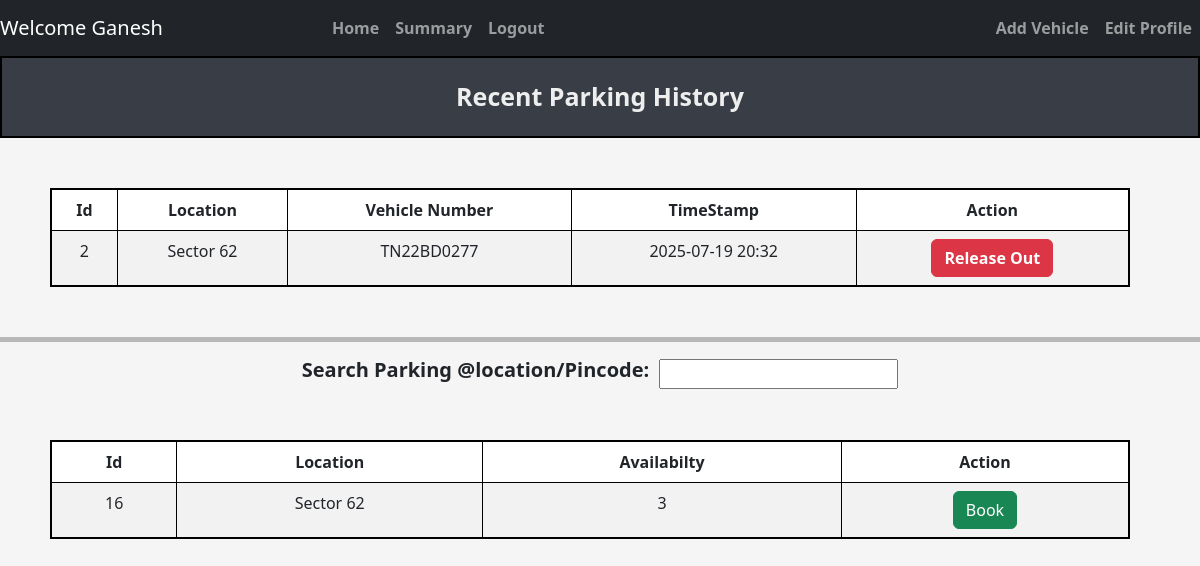
Screenshot of /user/dashboard (signed in) with the database file from the repository.
### tables this page shows
CREATE TABLE Reserve_Parking_Spot (
                spot_id INTEGER NOT NULL,
                lot_id INTEGER NOT NULL,
                user_id INTEGER NOT NULL,
                vehicle_number TEXT NOT NULL,
                parking_timestamp DATETIME NOT NULL,
                leaving_timestamp DATETIME,
                parking_cost REAL,

                FOREIGN KEY (lot_id)  REFERENCES ParkingLot(lot_id)
                FOREIGN KEY (spot_id) REFERENCES ParkingSpots(spot_id),
                FOREIGN KEY (user_id) REFERENCES USERS(Id)
                );

CREATE TABLE ParkingLot (
            lot_id INTEGER PRIMARY KEY AUTOINCREMENT,
            location_name TEXT NOT NULL,
            address TEXT NOT NULL,
            pincode TEXT NOT NULL,
            price INTEGER NOT NULL, 
            maxSpots INTEGER NOT NULL
        );

### controllers/user_controller.py (the view)
@user.route("/user/dashboard",methods = ['GET','POST'])
def dashboard():
    user_id = session['user_id']
    user_parking_data = getReserveParkingSpotData(user_id)
    availability_data = get_availability_data()
    print(user_parking_data)
    print(availability_data)
    return render_template("dashboard/user_dashboard.html",availability_data=availability_data, user_parking_data = user_parking_data)

### models/parking_lot.py (called while the page is built)
def get_availability_data():
    connection = sqlite3.connect(DATABASE_PARKING)
    cur = connection.cursor()
    cur.execute(
            '''
                select
                pl.lot_id,
                pl.address,
                Count(Case WHEN ps.status = 'A' THEN 1 END) As availabilty
                from ParkingLot PL
                Left Join
                ParkingSpots PS ON PL.lot_id = PS.lot_id
                Group By
                PL.lot_id,PL.address
            '''
            )
    result = cur.fetchall()
    connection.commit()
    connection.close()
    return result

def getReserveParkingSpotData(user_id):
    connection = sqlite3.connect(DATABASE_PARKING)
    cur = connection.cursor()
    print(user_id)
    cur.execute('''
                    select rp.spot_id,
                        pl.address AS location_name,
                        rp.vehicle_number,
                        rp.parking_timestamp,
                        ps.status
                        from Reserve_Parking_Spot rp
                    JOIN
                        ParkingLot pl on pl.lot_id = rp.lot_id
                    JOIN
                        ParkingSpots ps on rp.spot_id = ps.spot_id AND rp.lot_id = ps.lot_id
                    where
                        rp.user_id = (?)
                ''',(user_id,)
                )
    result = cur.fetchall()
    connection.commit()
    connection.close()
    return result

### templates/dashboard/user_dashboard.html (shortened to what this page needs)
{% extends "navbar.html" %}
{% block content %}
    <div class="title"> Recent Parking History </div>
        <table style="text-align: center;" class="table table-striped table-css table-bordered ">
                <thead>
                    <tr>
                    <th scope="col">Id</th>
                    <th scope="col">Location</th>
                    <th scope="col">Vehicle Number</th>
                    <th scope="col">TimeStamp</th>
                    <th scope="col">Action</th>
                    </tr>
                </thead>
                <tbody>
                    {% for parking in user_parking_data %}
                        <tr>
                            <td scope="row">{{ parking[0] }}</td>
                            <td>{{ parking[1] }}</td>
                            <td>{{ parking[2] }}</td>
                            <td>{{ parking[3] }}</td>
                            {% if parking[4] == 'O' %}
                                <td>
                                    <form>
                                        <button type="submit" class="btn btn-danger"><b> Release Out </b></button></td>
                            {% else %}
                                <td><button type="submit" class="btn btn-success"><b> Parked Out </b></button></td>
                            {% endif %}
                        </tr>
                    {% endfor %}
                </tbody>
        </table>
        <hr style="height: 5px; background-color: black; border: none;">
        <div class="center-wrapper">
            <div class = "search_location">
                <span>
                    <h5><b>Search Parking @location/Pincode: </b></h5>
                    <input type="text" id="searchInput" onkeyup="filterTable()">
                </span>
            </div>
        </div>
        <table id="dataTable" style="text-align: center;" class="table table-striped table-css table-bordered ">
                <thead>
                    <tr>
                        <th scope="col">Id</th>
                        <th scope="col">Location</th>
                        <th scope="col">Availabilty</th>
                        <th scope="col">Action</th>
                    </tr>
                </thead>
                <tbody>
                    {% for lot in availability_data %}
                        <tr>
                            <td scope="row">{{ lot[0] }}</td>
                            <td>{{ lot[1] }}</td>
                            <td>{{ lot[2] }}</td>
                            <td>
                                <form method="POST" action="{{ url_for ('user.bookSpot') }}">
                                    <button type="submit" class="btn btn-success"> Book </button>
                                </form>
                        </tr>
                    {% endfor %}
                </tbody>
            </table>
{% endblock %}

### static/css/style.css (style rules this page uses)
body { background-color: #f5f5f5; justify-content: center; }
.title { background-color: #393E46; border: 2px solid black; text-align: center; padding: 20px; font-weight: bold; font-size: 25px; margin-bottom: 20px; color: #EEEEEE; }
.table-css { margin: 50px; justify-content: center; width: 90vw; border: 2px solid black; }
.search_location span { display: flex; align-items: center; gap: 10px; }
.center-wrapper { display: flex; justify-content: center; align-items: center; }

### rows the page displays
Reserve_Parking_Spot: spot "2", address "Sector 62", vehicle_number "TN22BD0277", parking_timestamp "2025-07-19 20:32"
ParkingLot: lot_id "16", address "Sector 62", lot "3"

### other values shown
{{ session.get('name') }} "Ganesh"
